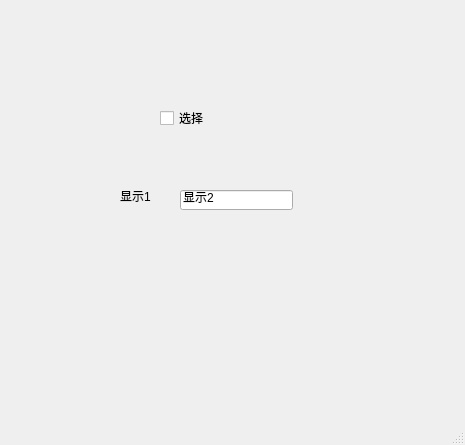
<?xml version="1.0" encoding="UTF-8"?>
<ui version="4.0">
 <class>MainWindow</class>
 <widget class="QMainWindow" name="MainWindow">
  <property name="geometry">
   <rect>
    <x>0</x>
    <y>0</y>
    <width>465</width>
    <height>445</height>
   </rect>
  </property>
  <property name="windowTitle">
   <string>MainWindow</string>
  </property>
  <widget class="QWidget" name="centralwidget">
   <widget class="QCheckBox" name="selectDis">
    <property name="geometry">
     <rect>
      <x>160</x>
      <y>110</y>
      <width>71</width>
      <height>16</height>
     </rect>
    </property>
    <property name="text">
     <string>选择</string>
    </property>
   </widget>
   <widget class="QLabel" name="dis1">
    <property name="geometry">
     <rect>
      <x>120</x>
      <y>190</y>
      <width>54</width>
      <height>12</height>
     </rect>
    </property>
    <property name="text">
     <string>显示1</string>
    </property>
   </widget>
   <widget class="QLineEdit" name="dis2">
    <property name="geometry">
     <rect>
      <x>180</x>
      <y>190</y>
      <width>113</width>
      <height>20</height>
     </rect>
    </property>
    <property name="text">
     <string>显示2</string>
    </property>
   </widget>
  </widget>
  <widget class="QMenuBar" name="menubar">
   <property name="geometry">
    <rect>
     <x>0</x>
     <y>0</y>
     <width>465</width>
     <height>23</height>
    </rect>
   </property>
  </widget>
  <widget class="QStatusBar" name="statusbar"/>
 </widget>
 <resources/>
 <connections>
  <connection>
   <sender>selectDis</sender>
   <signal>clicked(bool)</signal>
   <receiver>dis1</receiver>
   <slot>setVisible(bool)</slot>
   <hints>
    <hint type="sourcelabel">
     <x>172</x>
     <y>142</y>
    </hint>
    <hint type="destinationlabel">
     <x>126</x>
     <y>223</y>
    </hint>
   </hints>
  </connection>
  <connection>
   <sender>selectDis</sender>
   <signal>clicked(bool)</signal>
   <receiver>dis2</receiver>
   <slot>setEnabled(bool)</slot>
   <hints>
    <hint type="sourcelabel">
     <x>204</x>
     <y>141</y>
    </hint>
    <hint type="destinationlabel">
     <x>240</x>
     <y>221</y>
    </hint>
   </hints>
  </connection>
 </connections>
</ui>
